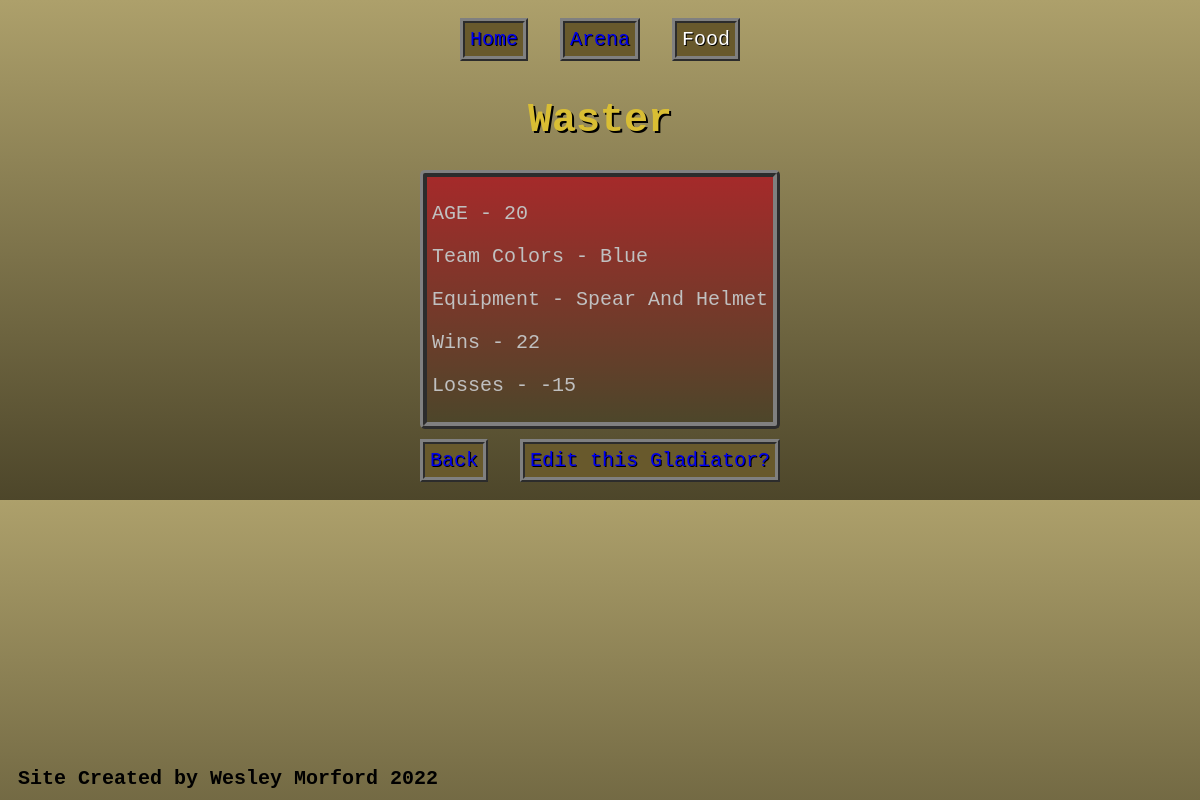
The app's page /Arena/5/details/, older data.
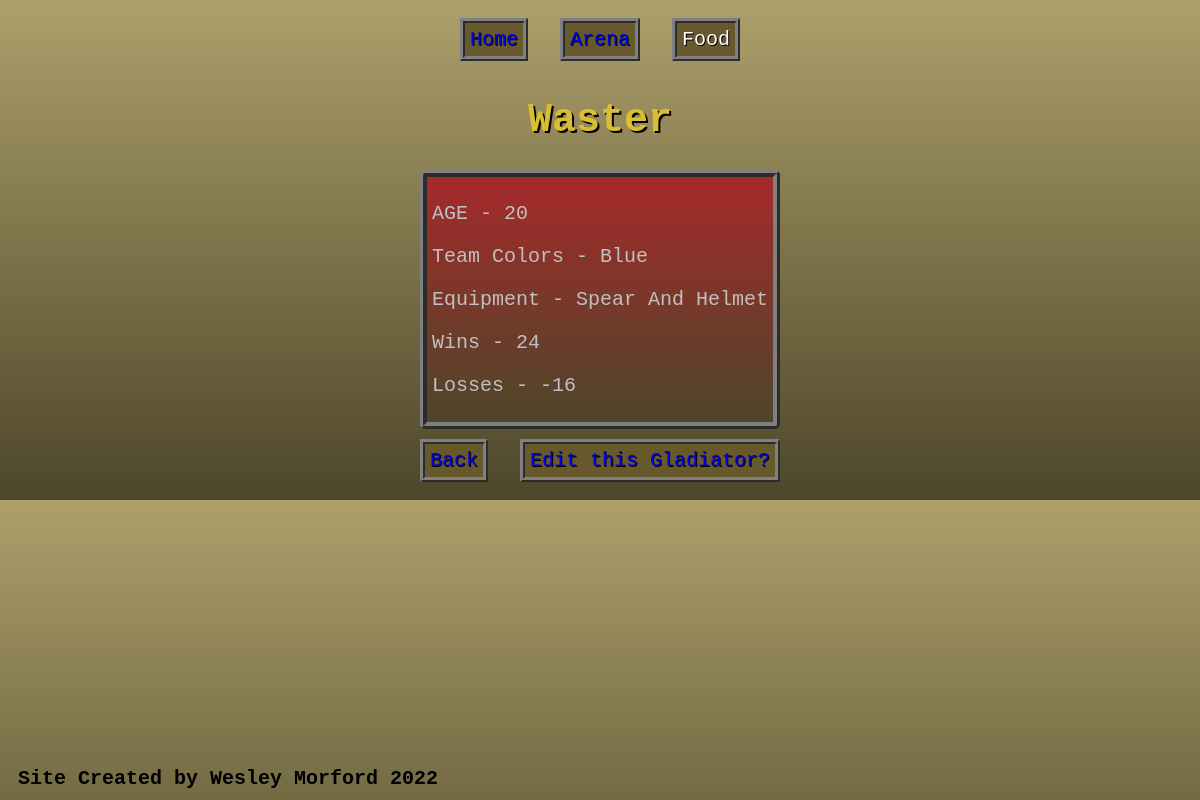
The same page, newer data.
### Arena/models.py (models this page shows, shortened)
class Gladiator(models.Model):
    name = models.CharField(max_length=50, default="", null=False)
    age = models.IntegerField(default=20)
    colors = models.CharField(max_length=20, choices=COLORS_CHOICES)
    equipment = models.CharField(max_length=30, choices=EQUIPMENT_CHOICES)
    wins = models.IntegerField(default=0)
    losses = models.IntegerField(default=0)
    Gladiators = models.Manager()

### Arena/views.py (the view)
# urls.py: path('<int:pk>/details/', views.arena_details, name='arena_details'),
def arena_details(request, pk):
    pk = int(pk)
    fighter = get_object_or_404(Gladiator, pk=pk)
    context = {'fighter': fighter}
    return render(request, 'Arena/arena_details.html', context)

### Arena/templates/Arena/arena_details.html
{% extends "arena_base.html" %}
{% block content %}
	<h1>{{ fighter.name }}</h1>
	<div class="detail-container">
			<p>AGE - {{ fighter.age|title }}</p>
			<p>Team Colors - {{ fighter.colors|title }}</p>
			<p>Equipment - {{ fighter.equipment|title }}</p>
			<p>Wins - {{ fighter.wins|title }}</p>
			<p>Losses - {{ fighter.losses|title }}</p>
	</div>
	<br>
	<button><a href="{% url 'arena_display' %}" class="hover-text">Back</a></button>
	<button><a href="../{{ form.pk }}edit/" class="hover-text">Edit this Gladiator?</a></button>
{% endblock %}

Row changes from the older to the newer data that the page shows:
changed Gladiator "Waster": wins "22" → "24"; losses "-15" → "-16"
